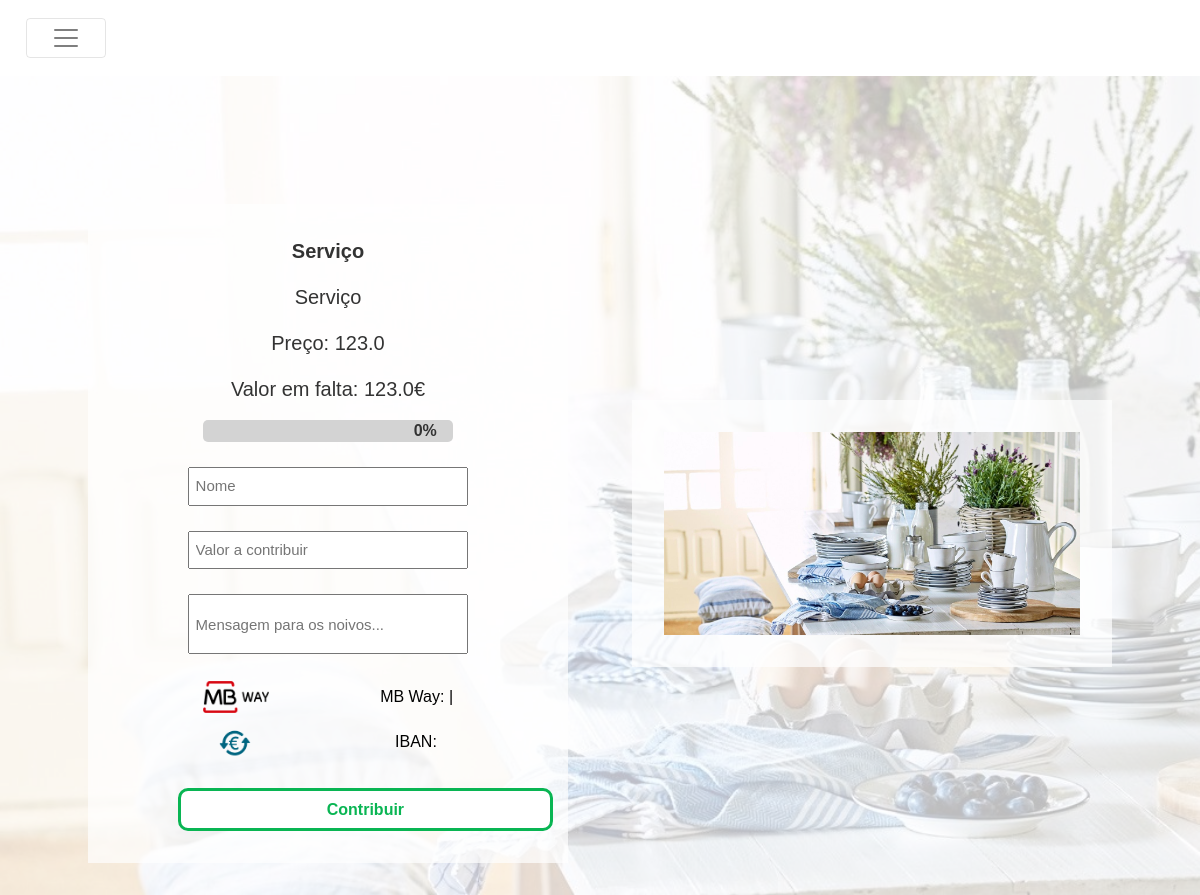
The page /products/product/1 on the database its author committed.
### margaridaealberto/models/products.py (models this page shows, shortened)
class Product(db.Model ,model.Model,model.Base):
    __tablename__ = 'products'
    __table_args__ = {'extend_existing': True}
    id = Column(Integer, primary_key=True)
    name = Column(String(80), unique=True, nullable=False)
    description = Column(Text)
    price = Column(Float)
    price_paid = Column(Float, default= 0.0)
    store = Column(Text)
    show_price = Column(Boolean, default=True)
    priority = Column(Integer, default=10)
    images = relationship('ProductImage', back_populates="product")
    contributions = relationship('Contribution', back_populates="product")
    def calculate_percentage(self):
        if self.price:
            ratio = (self.price_paid/self.price)
            return ratio * 100 if ratio <=1 else 100
        else:
            return 0.0
    def missing_value(self):
        return self.price - self.price_paid if self.price >= self.price_paid else 0

### margaridaealberto/models/product_images.py (models this page shows)
class ProductImage(db.Model ,model.Model,model.Base):
    __tablename__ = 'product_images'
    __table_args__ = {'extend_existing': True}
    id = Column(Integer, primary_key=True)
    path = Column(Text)
    product_id = Column(Integer, ForeignKey('products.id'))
    product = relationship('Product', back_populates="images")

### margaridaealberto/modules/products.py (the view, shortened to what this page needs)
@bp.route('/product/<product_id>', methods=('GET', 'POST'))
@bp.route('/product/<product_id>/<contribution_id>', methods=('GET', 'POST'))
def product(product_id,contribution_id=None):
    product = Product.query.filter_by(id=product_id).first()
    contribution=None
    if contribution_id:
        contribution = Contribution.query.filter_by(id=contribution_id).first()
    return render_template('products/product.html',product=product,contribution=contribution)

### margaridaealberto/templates/products/product.html (shortened to what this page needs)
{% extends 'layout.html' %}
{% import 'macros/progress_bar.html' as progress_bar with context %}
{% import 'macros/contributions.html' as contributions with context %}
{% block content %}
{% if product.images %}
{% set product_background = url_for('static',filename=product.images[0].path) %}
{% else %}
{% set product_background = url_for('static',filename='images/products/no_product.jpg') %}
{% endif %}
<div class="product_background"  style="background:url('{{product_background}}');">
  <div class="product_container_column">
    <div class="preco">
      <p><b>{{product.name}}</b></p>
      {% if product.description %}
        <p>{{product.description}}</p>
      {% endif %}
      {% if product.show_price %}
        <p>Preço: {{product.price}}</p>
        <p>Valor em falta: {{product.missing_value()}}€</p>
        {{progress_bar.progress_bar(product.calculate_percentage()|int)}}
      {% endif %}
    </div>
    {{contributions.contribution_form()}}
  </div>
  <div class="product_container_column">
    {% for image in product.images %}
      <div class="mySlides">
        <img src="{{url_for('static',filename=image.path)}}" style="width:100%">
      </div>
    {% endfor %}
  </div>
</div>
{% endblock %}

### margaridaealberto/static/style/phoneside_styles.css (style rules this page uses)
@media (max-width: 75em) and (min-width: 47.99em) { .mySlides { width:100%!important; } }

### margaridaealberto/static/style/styles.css (style rules this page uses)
body, html { margin: 0; overflow-x: auto; text-align: center; height: 100%; width: 100%; font-family: 'Trebuchet MS', sans-serif; }
.product_background { box-shadow: inset 0 0 0 1000px rgb(255 255 255 / 74%); min-height:100%; background-attachment: fixed; background-repeat: no-repeat!important; background-size: cover!important; display: flex; justify-content: center; flex-wrap: wrap; padding-top: 6rem; flex-direction: row; align-items: center; }
.product_container_column { width: 40%; background: rgba(255, 255, 255, 0.7); padding: 2rem; margin: 2rem; }
.preco { font-size:20px; color:#333333; text-align:center; text-decoration: none; }
.mySlides { display: none; }
.progressBar { height: 1.4rem; background-color: lightgray; border-radius: 5px; }
.progressBar-zero { height: 100%; display: flex; justify-content: flex-end; align-items: center; font-size: 1rem; margin-right: 1rem; }
.progressBarContainer { width: 60%; margin-right: 20%; margin-left: 20%; }

### rows shown on the page
Product: name "Serviço", description "Serviço", price "123.0", missing_value "123.0", progress_bar "0%"
ProductImage: path (picture)
